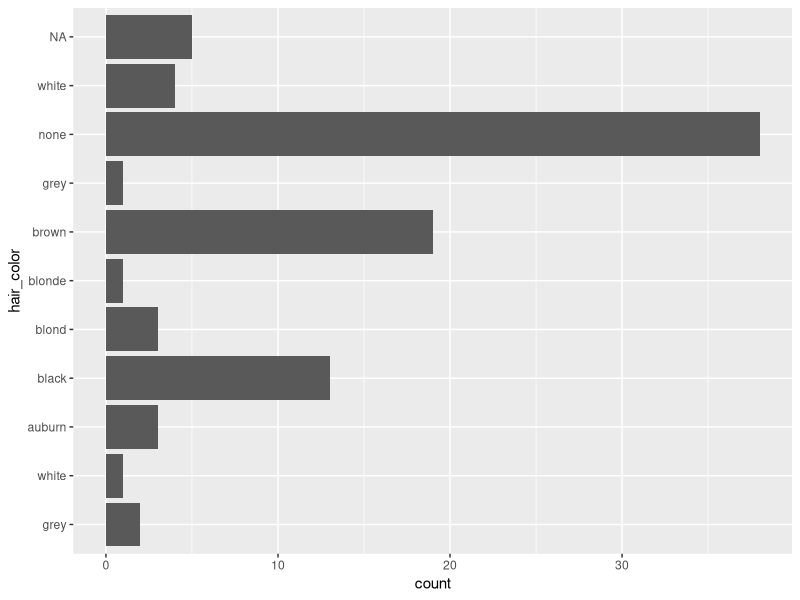
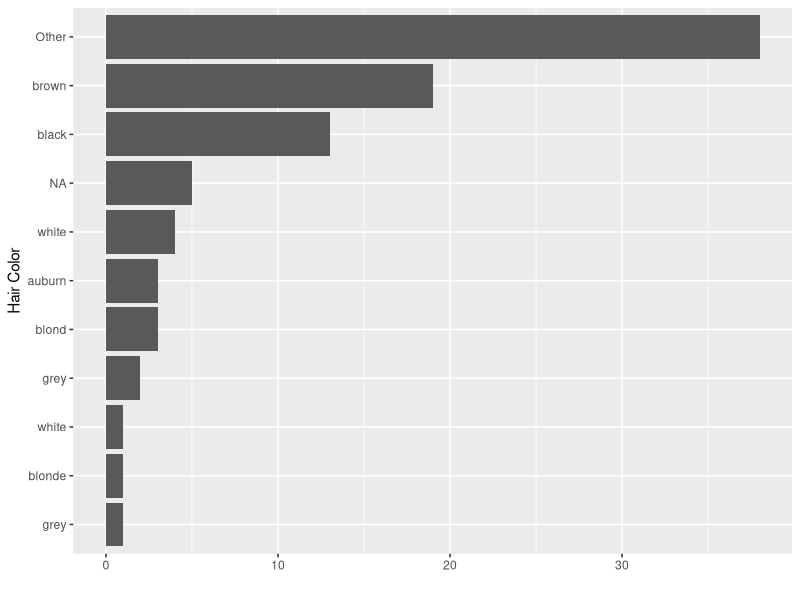
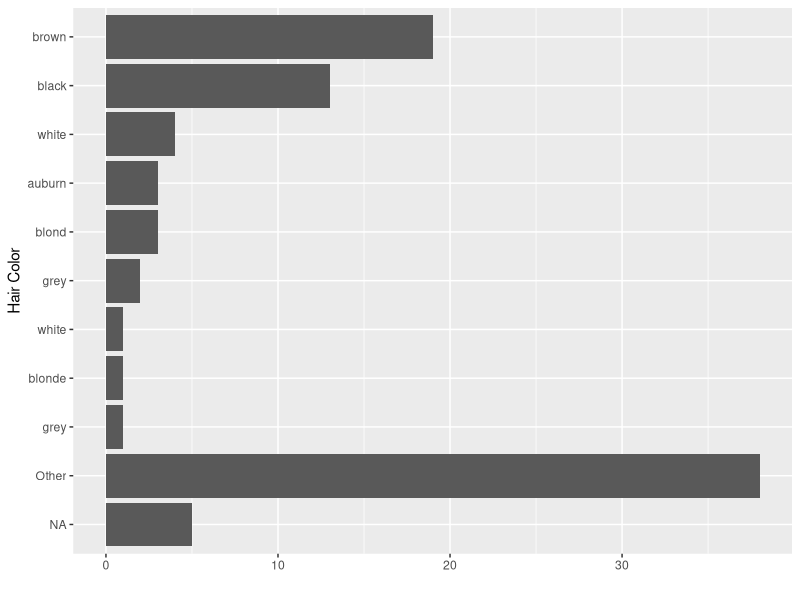
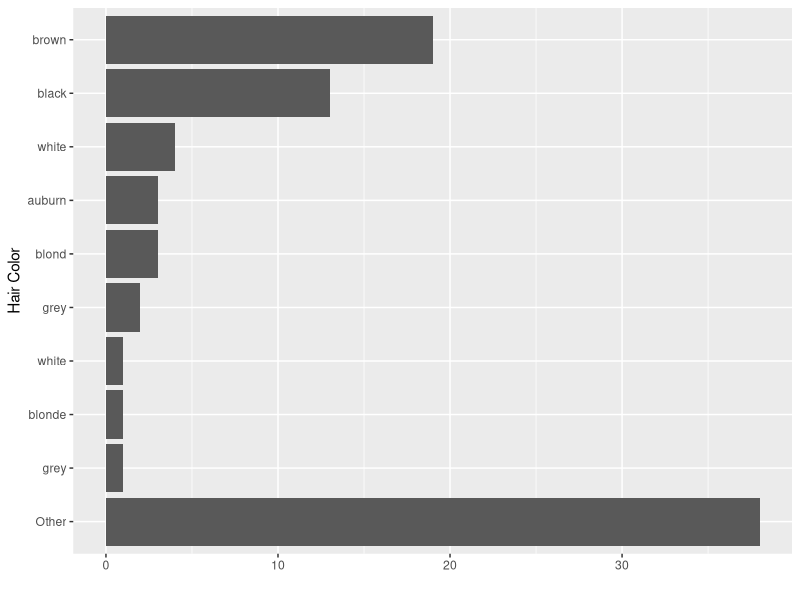
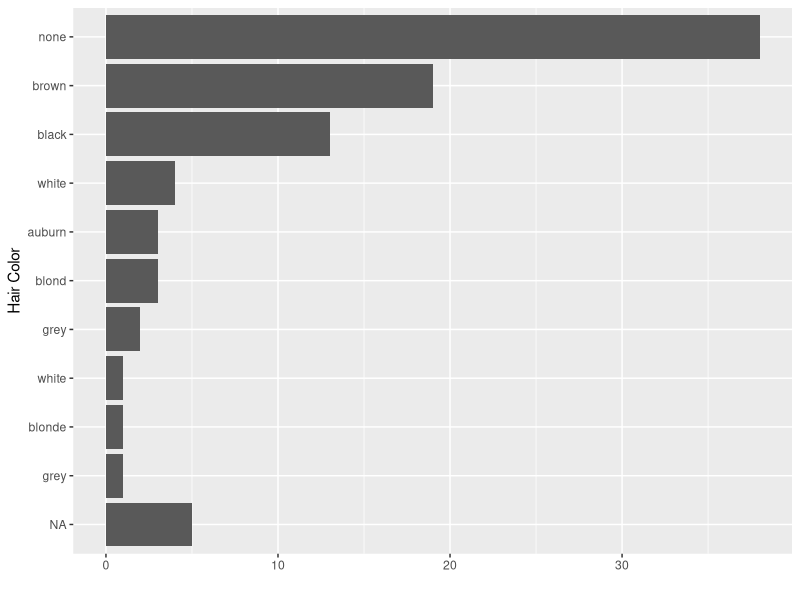
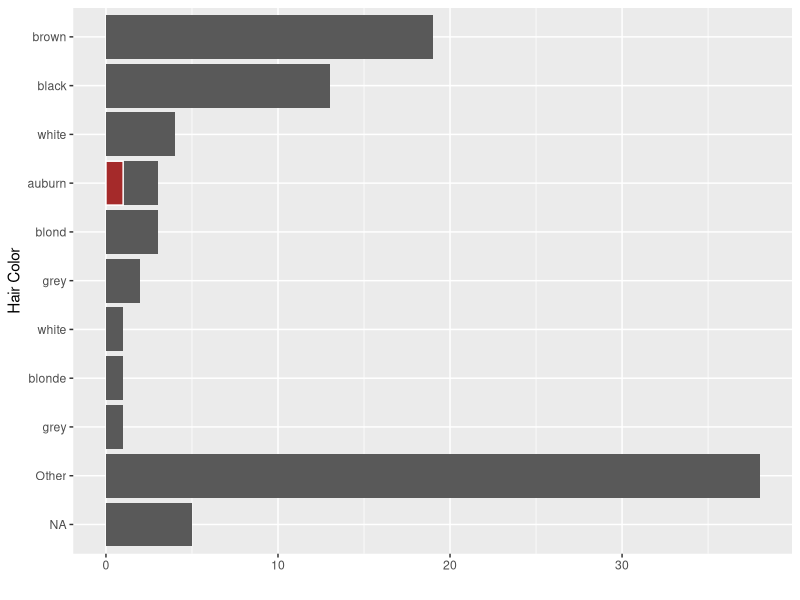

Reproduce these figures in R, in order.
## ---- chunk 1
library(tidyverse)
## ---- chunk 2
starwars %>%
  separate_rows(hair_color, sep = ",") %>%
  ggplot() +
  geom_bar(aes(hair_color)) +
  coord_flip()

starwars %>%
  separate_rows(hair_color, sep = ",") %>%
  ggplot() +
  geom_bar(aes(fct_rev(fct_infreq(
    fct_explicit_na(fct_other(hair_color, drop = c("none", "unknown")), na_level = "NA")
  )))) +
  coord_flip() +
  labs(y = "", x = "Hair Color")

# geom_bar(aes(fct_rev(fct_infreq(hair_color)))) +
# fct_explicit_na(hair_color, na_level = "NA")

starwars %>%
  separate_rows(hair_color, sep = ",") %>%
  ggplot() +
  geom_bar(aes(fct_rev(
    fct_explicit_na(fct_other(
      fct_infreq(hair_color), drop = c("none", "unknown")
    ), na_level = "NA")
  ))) +
  coord_flip() +
  labs(y = "", x = "Hair Color")

starwars %>%
  separate_rows(hair_color, sep = ",") %>%
  drop_na(hair_color) %>% 
  ggplot() +
  geom_bar(aes(fct_rev(
    fct_explicit_na(fct_other(
      fct_infreq(hair_color), drop = c("none", "unknown")
    ), na_level = "NA")
  ))) +
  coord_flip() +
  labs(y = "", x = "Hair Color")

starwars %>%
  separate_rows(hair_color, sep = ",") %>%
  ggplot() +
  geom_bar(aes(fct_rev(
    fct_explicit_na(
      fct_infreq(hair_color)
    , na_level = "NA")
  ))) +
  coord_flip() +
  labs(y = "", x = "Hair Color")


auburn <- starwars %>% 
  filter(hair_color == "auburn")




## ---- chunk 3
starwars %>%
  separate_rows(hair_color, sep = ",") %>%
  ggplot() +
  geom_bar(aes(fct_rev(
    fct_explicit_na(fct_other(
      fct_infreq(hair_color), drop = c("none", "unknown")
    ), na_level = "NA")
  ))) +
  geom_bar(data = auburn, aes(hair_color), fill = "brown", color = "white") +
  coord_flip() +
  labs(y = "", x = "Hair Color") 
  #geom_bar(data = auburn, aes(hair_color), color = "red") +
  
